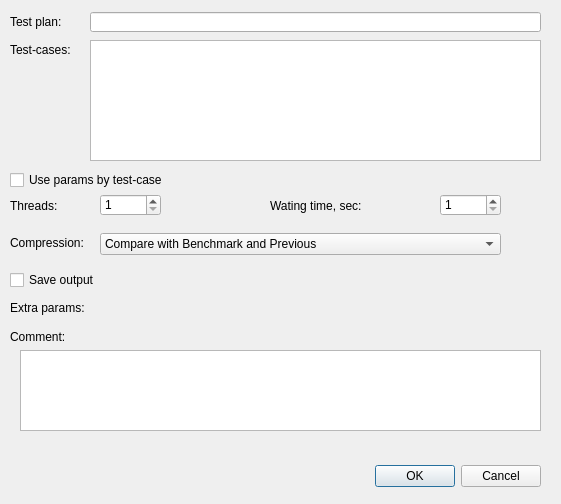
<?xml version="1.0" encoding="UTF-8"?>
<ui version="4.0">
 <class>PlanEditDialog</class>
 <widget class="QDialog" name="PlanEditDialog">
  <property name="windowModality">
   <enum>Qt::ApplicationModal</enum>
  </property>
  <property name="geometry">
   <rect>
    <x>0</x>
    <y>0</y>
    <width>561</width>
    <height>504</height>
   </rect>
  </property>
  <property name="sizePolicy">
   <sizepolicy hsizetype="Ignored" vsizetype="Ignored">
    <horstretch>0</horstretch>
    <verstretch>0</verstretch>
   </sizepolicy>
  </property>
  <property name="minimumSize">
   <size>
    <width>561</width>
    <height>504</height>
   </size>
  </property>
  <property name="maximumSize">
   <size>
    <width>561</width>
    <height>504</height>
   </size>
  </property>
  <property name="windowTitle">
   <string>Dialog</string>
  </property>
  <property name="modal">
   <bool>true</bool>
  </property>
  <widget class="QDialogButtonBox" name="buttonBox">
   <property name="geometry">
    <rect>
     <x>20</x>
     <y>460</y>
     <width>521</width>
     <height>32</height>
    </rect>
   </property>
   <property name="orientation">
    <enum>Qt::Horizontal</enum>
   </property>
   <property name="standardButtons">
    <set>QDialogButtonBox::Cancel|QDialogButtonBox::Ok</set>
   </property>
  </widget>
  <widget class="QLabel" name="planLabel">
   <property name="geometry">
    <rect>
     <x>10</x>
     <y>14</y>
     <width>71</width>
     <height>16</height>
    </rect>
   </property>
   <property name="text">
    <string>Test plan:</string>
   </property>
  </widget>
  <widget class="QLineEdit" name="planBox">
   <property name="geometry">
    <rect>
     <x>90</x>
     <y>12</y>
     <width>451</width>
     <height>20</height>
    </rect>
   </property>
  </widget>
  <widget class="QLabel" name="threadLabel">
   <property name="geometry">
    <rect>
     <x>10</x>
     <y>198</y>
     <width>71</width>
     <height>16</height>
    </rect>
   </property>
   <property name="text">
    <string>Threads:</string>
   </property>
  </widget>
  <widget class="QTableView" name="tableView">
   <property name="geometry">
    <rect>
     <x>90</x>
     <y>40</y>
     <width>451</width>
     <height>121</height>
    </rect>
   </property>
  </widget>
  <widget class="QCheckBox" name="checkBox">
   <property name="geometry">
    <rect>
     <x>10</x>
     <y>170</y>
     <width>571</width>
     <height>20</height>
    </rect>
   </property>
   <property name="text">
    <string>Use params by test-case</string>
   </property>
  </widget>
  <widget class="QLabel" name="compressionLabel">
   <property name="geometry">
    <rect>
     <x>10</x>
     <y>235</y>
     <width>91</width>
     <height>16</height>
    </rect>
   </property>
   <property name="text">
    <string>Compression:</string>
   </property>
  </widget>
  <widget class="QLabel" name="label_2">
   <property name="geometry">
    <rect>
     <x>10</x>
     <y>300</y>
     <width>111</width>
     <height>16</height>
    </rect>
   </property>
   <property name="text">
    <string>Extra params:</string>
   </property>
  </widget>
  <widget class="QLabel" name="timeoutLabel">
   <property name="geometry">
    <rect>
     <x>270</x>
     <y>198</y>
     <width>131</width>
     <height>16</height>
    </rect>
   </property>
   <property name="text">
    <string>Wating time, sec:</string>
   </property>
  </widget>
  <widget class="QLabel" name="commentLabel">
   <property name="geometry">
    <rect>
     <x>10</x>
     <y>330</y>
     <width>54</width>
     <height>13</height>
    </rect>
   </property>
   <property name="text">
    <string>Comment:</string>
   </property>
  </widget>
  <widget class="QLabel" name="label">
   <property name="geometry">
    <rect>
     <x>10</x>
     <y>40</y>
     <width>81</width>
     <height>20</height>
    </rect>
   </property>
   <property name="text">
    <string>Test-cases:</string>
   </property>
  </widget>
  <widget class="QSpinBox" name="watingTimeBox">
   <property name="geometry">
    <rect>
     <x>440</x>
     <y>194</y>
     <width>61</width>
     <height>22</height>
    </rect>
   </property>
   <property name="minimum">
    <number>1</number>
   </property>
   <property name="maximum">
    <number>9999</number>
   </property>
  </widget>
  <widget class="QSpinBox" name="threadBox">
   <property name="geometry">
    <rect>
     <x>100</x>
     <y>194</y>
     <width>61</width>
     <height>22</height>
    </rect>
   </property>
   <property name="minimum">
    <number>1</number>
   </property>
  </widget>
  <widget class="QComboBox" name="compressionBox">
   <property name="geometry">
    <rect>
     <x>100</x>
     <y>233</y>
     <width>401</width>
     <height>22</height>
    </rect>
   </property>
   <property name="currentIndex">
    <number>2</number>
   </property>
   <item>
    <property name="text">
     <string>No Compare</string>
    </property>
   </item>
   <item>
    <property name="text">
     <string>Compare with Benchmark</string>
    </property>
   </item>
   <item>
    <property name="text">
     <string>Compare with Benchmark and Previous</string>
    </property>
   </item>
   <item>
    <property name="text">
     <string>Compare with All</string>
    </property>
   </item>
  </widget>
  <widget class="QCheckBox" name="checkBox_2">
   <property name="geometry">
    <rect>
     <x>10</x>
     <y>270</y>
     <width>491</width>
     <height>20</height>
    </rect>
   </property>
   <property name="text">
    <string>Save output</string>
   </property>
  </widget>
  <widget class="QPlainTextEdit" name="commentBox">
   <property name="geometry">
    <rect>
     <x>20</x>
     <y>350</y>
     <width>521</width>
     <height>81</height>
    </rect>
   </property>
  </widget>
 </widget>
 <resources/>
 <connections>
  <connection>
   <sender>buttonBox</sender>
   <signal>accepted()</signal>
   <receiver>PlanEditDialog</receiver>
   <slot>accept()</slot>
   <hints>
    <hint type="sourcelabel">
     <x>248</x>
     <y>254</y>
    </hint>
    <hint type="destinationlabel">
     <x>157</x>
     <y>274</y>
    </hint>
   </hints>
  </connection>
  <connection>
   <sender>buttonBox</sender>
   <signal>rejected()</signal>
   <receiver>PlanEditDialog</receiver>
   <slot>reject()</slot>
   <hints>
    <hint type="sourcelabel">
     <x>316</x>
     <y>260</y>
    </hint>
    <hint type="destinationlabel">
     <x>286</x>
     <y>274</y>
    </hint>
   </hints>
  </connection>
 </connections>
</ui>
